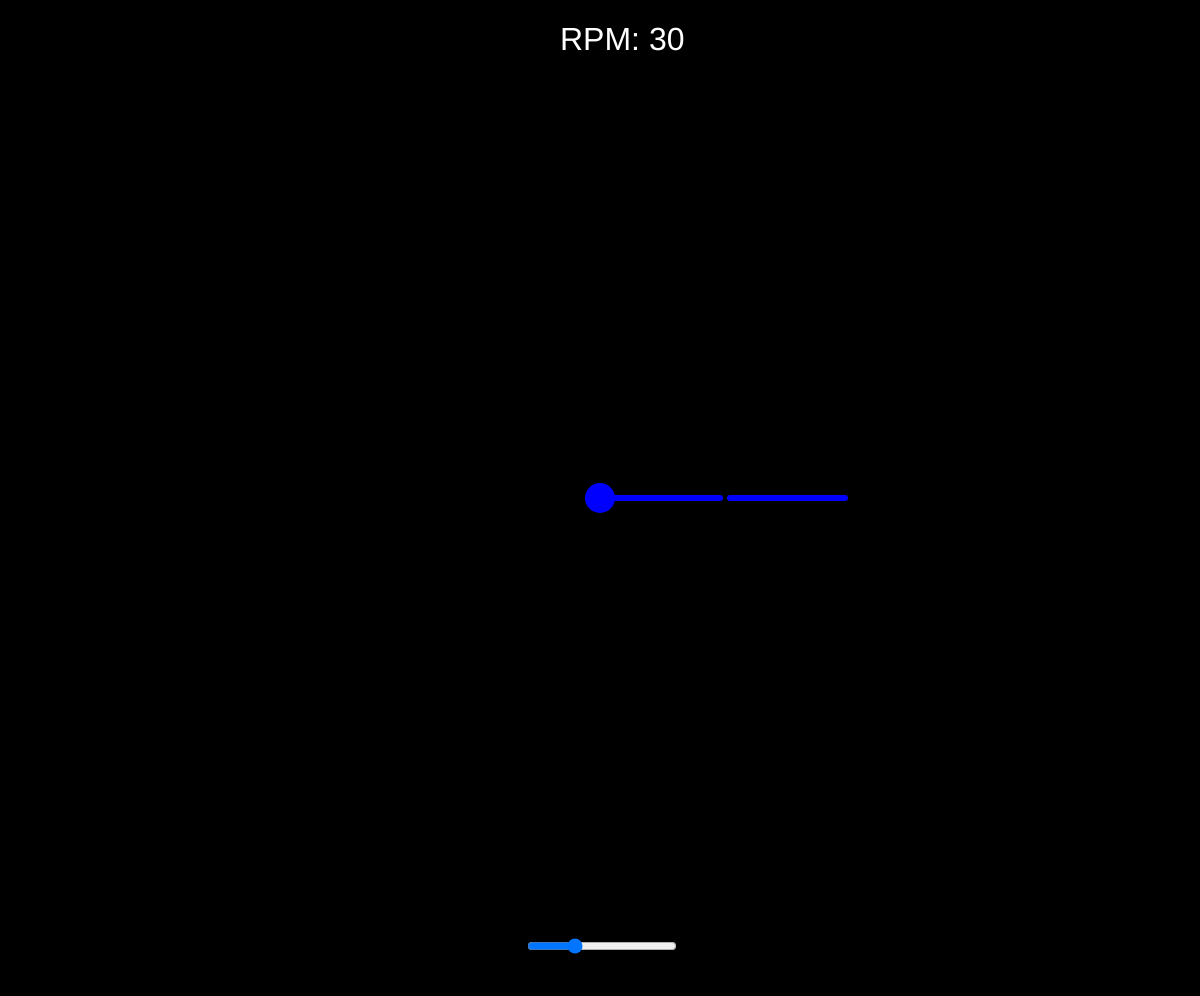
Frame 1 (no input)
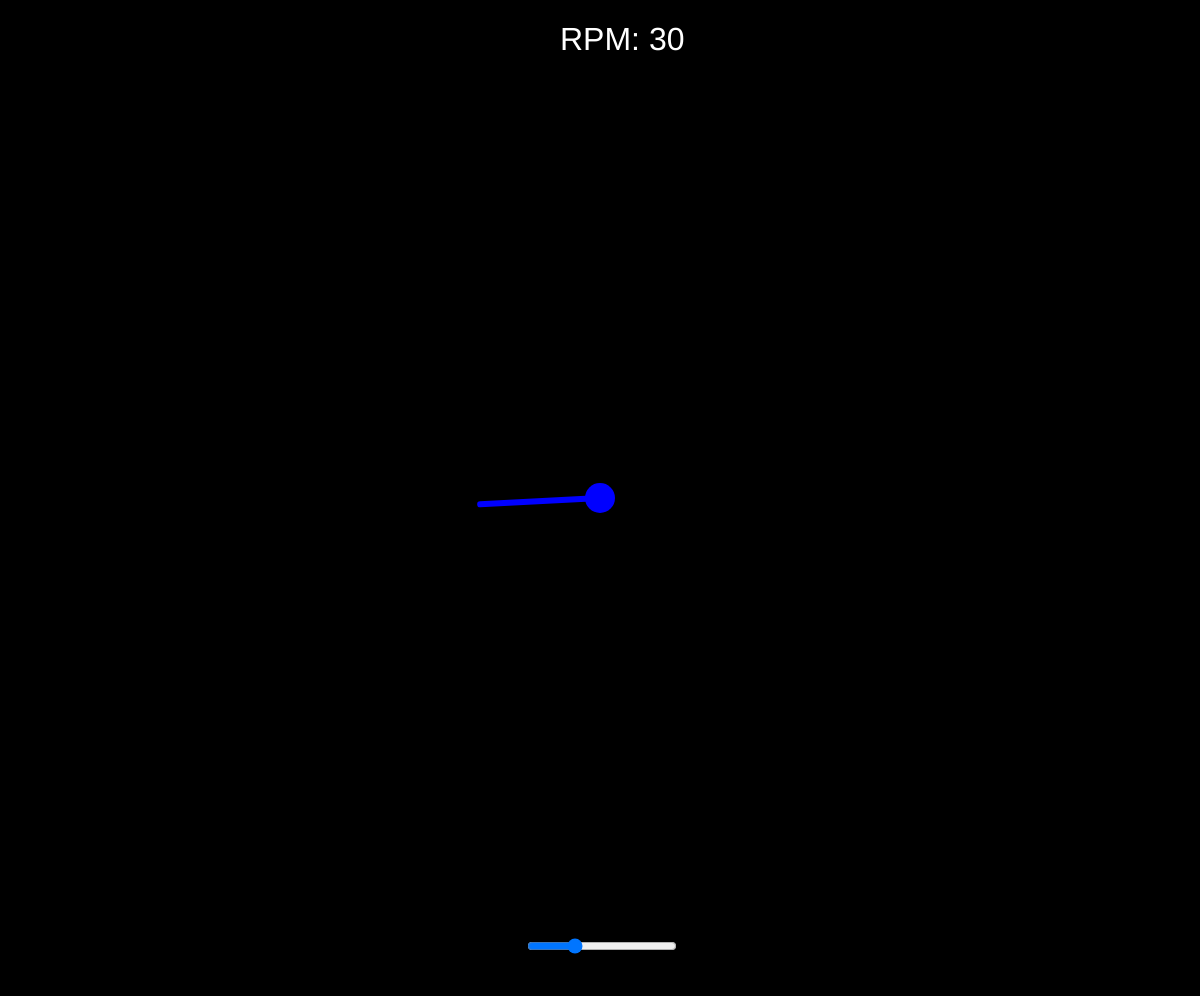
Frame 60 (no input)
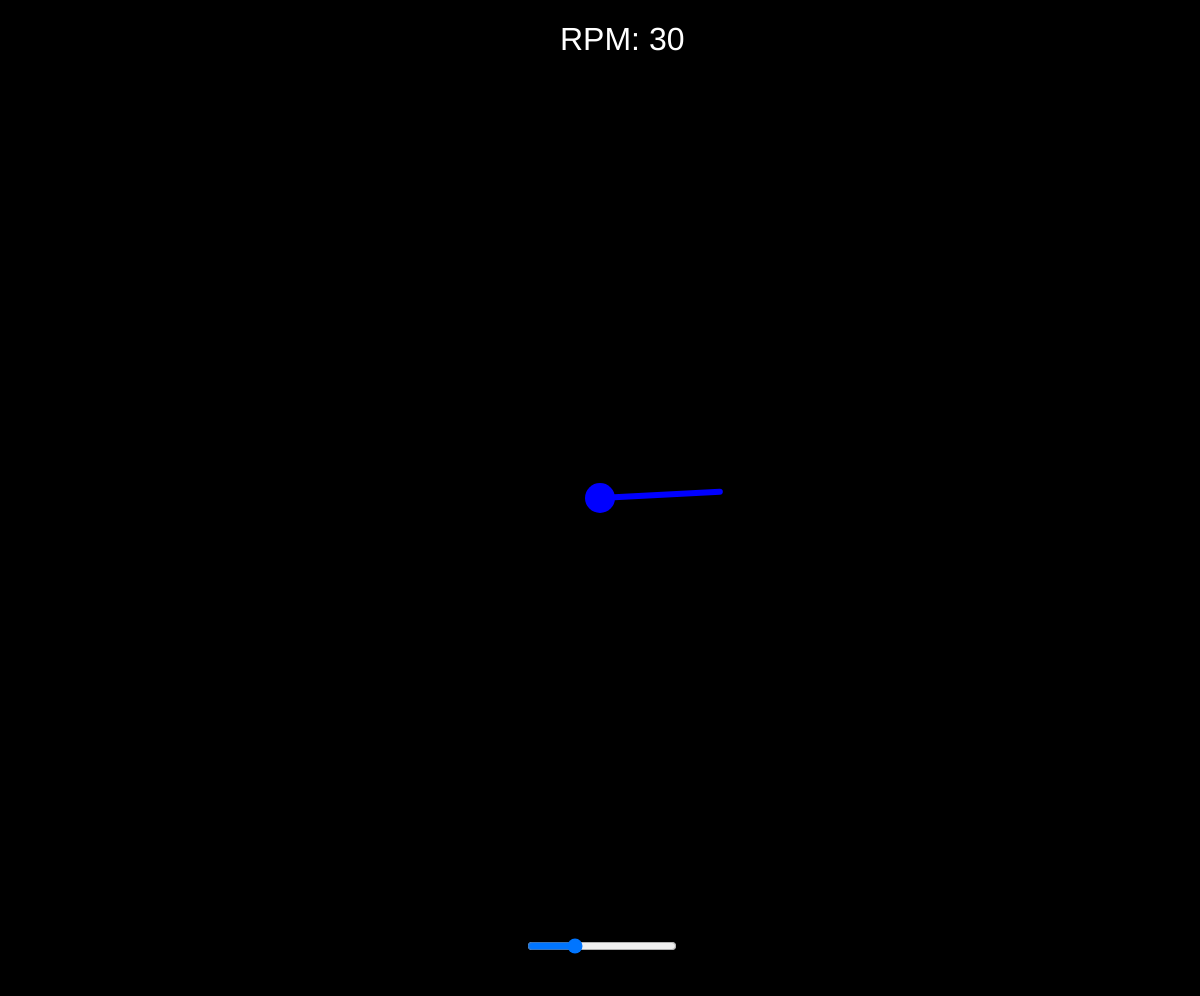
Frame 120 (the mouse pressed at the canvas centre since frame 60)

The p5.js sketch that drew these frames (run headless with seeded random() and noise() and a simulated clock; from frame 60 on, the mouse is pressed at the canvas centre):

// p5.js sketch
// ── sketch.js
let width, height, diameter, length, theta, rpm, gap, flg, slider;
function setup() {
    width = innerWidth;
    height = innerHeight - 4;
    diameter = 30;
    length = 120;
    theta = 0;
    createCanvas(width, height);
    angleMode(DEGREES);
    rpm = 2;
    gap = 10;
    flg = 0;
    slider = createSlider(0, 100, 30);
    slider.position(width / 2 - 75, height - 60);
    slider.style("width", "150px");
}

function draw() {
    background(0);
    noStroke();
    fill(0, 0, 255);
    ellipse(width / 2, height / 2, diameter, diameter);
    rotateLine();
    stroke(0);
    fill(255);
    textSize(32);
    text(`RPM: ${rpm}`, width / 2 - 40, 50);
}

function rotateLine() {
    rpm = slider.value();
    strokeWeight(6);
    stroke(0, 0, 255);
    let x1 = width / 2;
    let y1 = height / 2;
    let x2 = x1 + length * cos(theta);
    let y2 = y1 + length * sin(theta);
    line(x1, y1, x2, y2);

    if (flg % 50 in [0, 1, 2]) {
        let x3 = x2 + gap * cos(theta);
        let y3 = y2 + gap * sin(theta);
        let x4 = x3 + (length - 5) * cos(theta);
        let y4 = y3 + (length - 5) * sin(theta);
        line(x3, y3, x4, y4);
    }
    theta += rpm / 10;
    flg++;
}
